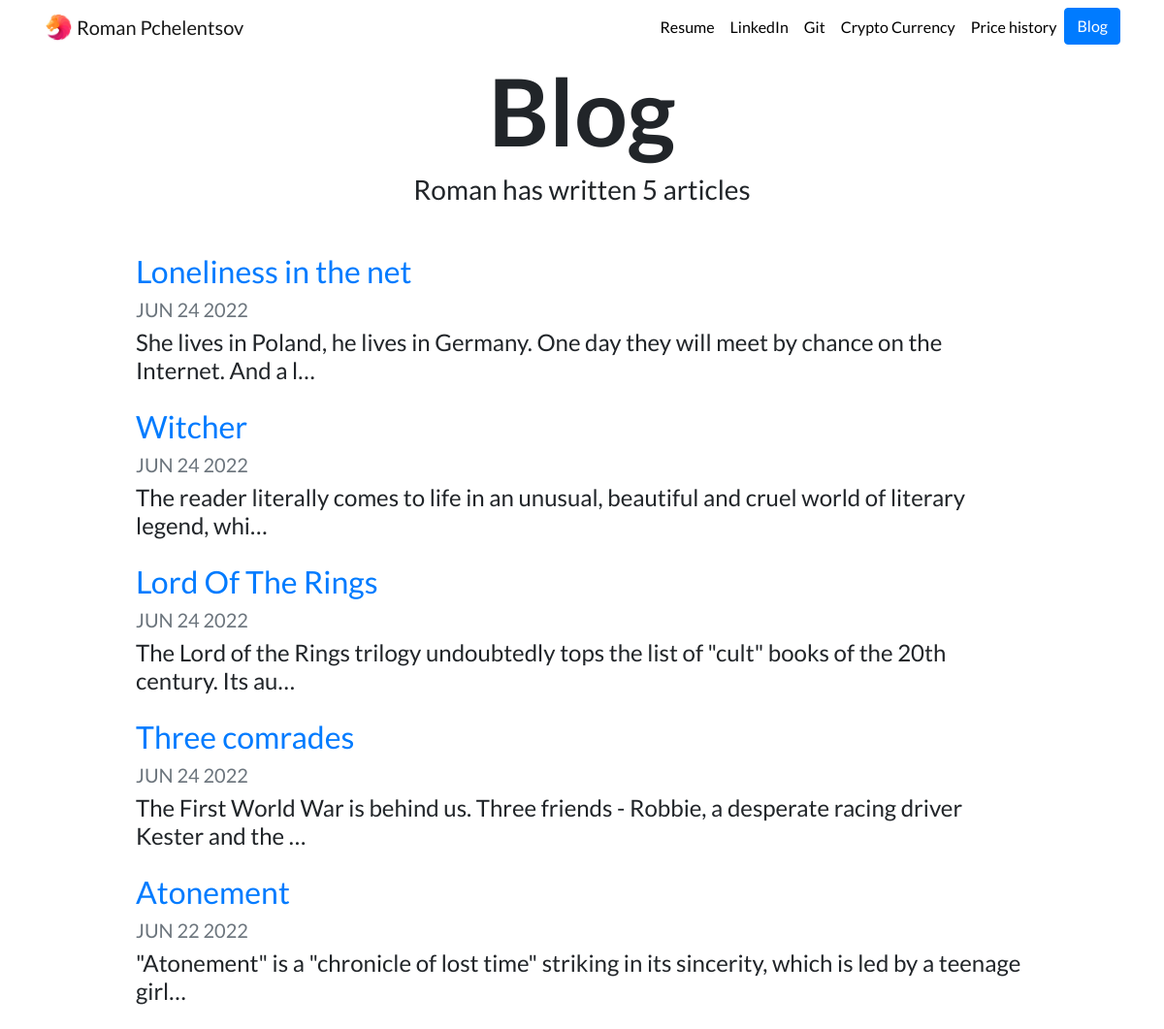
Screenshot of /blog/ with the database file from the repository.
### blog/models.py (models this page shows, shortened)
class Article(models.Model):
    title = models.CharField(max_length=80)
    data = models.DateField()
    description = models.TextField()

### blog/views.py (the view)
# urls.py: path('', views.all_blogs, name='all_blogs'),
def all_blogs(request):
    articles = Article.objects.order_by('-data')[:5]
    return render(request, 'blog/all_blogs.html', {'articles':articles})

### blog/templates/blog/all_blogs.html
{% extends "portfolio/base.html" %}
{% load static %}
{% block content %}
<h1 id="blogtitle" class="font-weight-bold text-center">Blog</h1>
<h3 class="text-center mb-5">Roman has written {{ articles.count }} article{{ articles.count|pluralize }}</h3>
{% for article in articles %}
<div class="row justify-content-center my-3">
  <div class="col-md-10">
    <a href="{% url 'article:detail' article.id %}">
      <h2>{{ article.title }}</h2>
    </a>
    <h5 class="text-muted">{{ article.data|date:'M d Y'|upper }}</h5>
    <h4>{{ article.description|striptags|truncatechars:100 }}</h4>
  </div>
</div>
{% endfor %}
{% endblock %}

### portfolio/static/portfolio/custom.css (style rules this page uses)
body { font-family: 'Lato', sans-serif; }
#blogtitle { font-size: 6rem; }

### rows the page displays
Article: title "Loneliness in the net", data "JUN 24 2022", description "She lives in Poland, he lives in Germany. One day they will meet by chance on the Internet. And a l…"
Article: title "Witcher", data "JUN 24 2022", description "The reader literally comes to life in an unusual, beautiful and cruel world of literary legend, whi…"
Article: title "Lord Of The Rings", data "JUN 24 2022", description "The Lord of the Rings trilogy undoubtedly tops the list of \"cult\" books of the 20th century. Its au…"
Article: title "Three comrades", data "JUN 24 2022", description "The First World War is behind us. Three friends - Robbie, a desperate racing driver Kester and the …"
Article: title "Atonement", data "JUN 22 2022", description "\"Atonement\" is a \"chronicle of lost time\" striking in its sincerity, which is led by a teenage girl…"

### other values shown
{{ articles.count }} "5"
